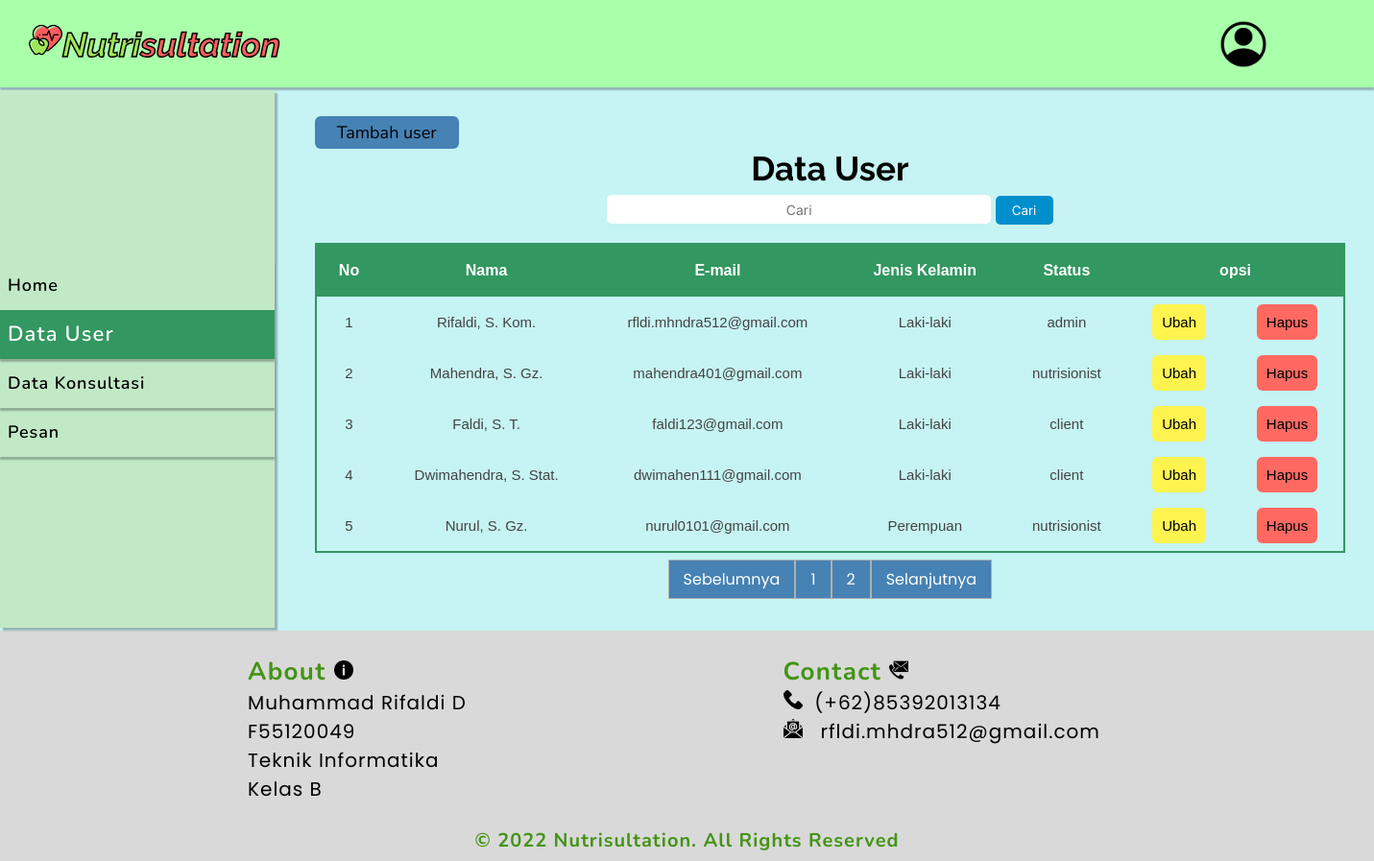
Screenshot of /data_user.php (signed in) with the database file from the repository.
### tables this page shows
CREATE TABLE `user` (
  `id` int(10) NOT NULL,
  `username` varchar(40) NOT NULL,
  `email` varchar(30) NOT NULL,
  `jenis_kelamin` varchar(15) NOT NULL,
  `password` varchar(12) NOT NULL,
  `status` varchar(20) NOT NULL
);

### data_user.php (the view, shortened to what this page needs)
<?php
	$connect=mysqli_connect('localhost','root','','nutrisultation');
?>
<!DOCTYPE html>
<html>
<head>
	<link rel="stylesheet" type="text/css" href="assets/css/style.css">
</head>
<body>
	<header>
		<nav class="navbar">
				<div class="container nav-wrapper">
					<div class="logo-wrap">
						<a href="#" class="logo"><img class="logo-img" src="pict/health.png" >Nutri<span>sultation</span></a>
					</div>
					<div class="toggle">
						<img src="pict/account.png" width="50px">
					</div>
				</div>
		</nav>
	</header>
	<div class="dashboard">
			<div class="navi">
				<ul>
					<li><a href="admin_dashboard.php">Home</a></li>
					<li class="active"><a class="hidup" href="data_user.php">Data User</a></li>
					<li><a href="konsultasi_admin.php">Data Konsultasi</a></li>
					<li><a href="pesan.php">Pesan</a></li>
				</ul>
			</div>
			<?php $batas = 5;
            $halaman = isset($_GET['halaman']) ? (int)$_GET['halaman'] : 1;
            $halaman_awal = ($halaman >1 ) ? ($halaman * $batas)-$batas : 0;
            $sebelumnya = $halaman - 1;
            $selanjutnya = $halaman + 1;
            $data = mysqli_query($connect,"SELECT * FROM user");
            $jumlah_data = mysqli_num_rows($data);
            $total_halaman = ceil($jumlah_data / $batas);
            if (!isset ($_GET['cari'])) {
                    $data_user = mysqli_query($connect,"SELECT * FROM user LIMIT $halaman_awal, $batas ");
            }else{
            	$cari=$_GET['cari'];
            	 $data_user=mysqli_query($connect,"SELECT * FROM user WHERE username LIKE '%".$cari."%'
                            OR status LIKE '%".$cari."%' OR email LIKE '%".$cari."%' OR jenis_kelamin LIKE '%".$cari."%' ");
            }
            ?>
			<div class="isi-data">
				<a class="btn-iya" href="tambah_user.php">Tambah user</a>
				<h2 class="heading">Data User</h2>
			<form action="" method="GET" class="form-cari" >
                            <div class="cari">
                                <input type="text" class="input-cari" placeholder="Cari" name="cari">
                                <button class="btn-cari" type="submit">Cari</button>
                            </div>
                        </form>
				<table class="table1">
					<thead>
						<tr>
							<th>No</th>
							<th>Nama</th>
							<th>E-mail</th>
							<th>Jenis Kelamin</th>
							<th>Status</th>
							<th colspan="2">opsi</th>
						</tr>
					</thead>
 					<?php
                       if (!$data_user-> num_rows>0) {?>
                                    <tr >
                                            <td colspan="7"><b>Data Tidak Ditemukan</b></td>
                                        </tr>
                                <?php }else{?>
                                <tbody>
                                    <?php
                                    $no = 1 + $halaman_awal ;
                                    foreach ($data_user as $key => $item) :
                                    ?>
                                        <tr>
                                            <td><?= $no; ?></td>
                                            <td><?= $item['username']; ?></td>
                                            <td><?= $item['email']; ?></td>
                                            <td><?= $item['jenis_kelamin']; ?></td>
                                            <td><?= $item['status']; ?></td>
                                            <td><a href="data_user_edit.php?id=<?php echo $item['id']?>" class="btn-ubah">Ubah</a></td>
                                             <td><a href="data_user_hapus.php?id=<?php echo $item['id']?>" onclick="return confirm('Yakin menghapus data?')" class="btn-hapus">Hapus</a></td>
                                        </tr>
                                    <?php $no++;
                                    endforeach;
                                }?>
                               </tbody>
				</table>
                            <ul class="pagination" >
                            	<div class="pag-wrap">
                            <li class="page-item">
                                    <a  <?php if ($halaman > 1) : ?>href="?halaman=<?= $sebelumnya; ?>"<?php endif;?>>Sebelumnya</a>
                                </li>
                                <?php for ($nomor_halaman = 1; $nomor_halaman <= $total_halaman; $nomor_halaman++) : ?>
                                <li class="page-item">
                                        <a href="?halaman=<?= $nomor_halaman; ?>"><?=$nomor_halaman;?></a>
                                </li>
                                <?php endfor;?>
                                <li class="page-item">
                                     <a  <?php if ($halaman<$total_halaman) : ?> href="?halaman=<?= $selanjutnya; ?>"<?php endif;?>>Selanjutnya</a>
                                </li>
                            	</div>
                            </ul>
			</div>
		</div>
		<footer>
	<section class="footer">
		<div class="footer-wrapper">
			<div class="footer-left">
				<h2 class="head">About <img src="pict/info.png"></h2>
				<ul class="foot">
					<li>Muhammad Rifaldi D</li>
					<li>F55120049</li>
					<li>Teknik Informatika</li>
					<li>Kelas B</li>
				</ul>
			</div>
			<div class="footer-right">
				<h2 class="head">Contact <img src="pict/contact.png"></h2>
				<ul class="foot">
					<li><img src="pict/phone.png">&nbsp;&nbsp;(+62)85392013134</li>
					<li><img src="pict/email.png">&nbsp; &nbsp;rfldi.mhdra512@gmail.com</li>
				</ul>
			</div>
		</div>
	</section>
	<p class="copyright" align="center">© 2022 Nutrisultation. All Rights Reserved</p>
</footer>
</body>
</html>

### assets/css/style.css (style rules this page uses)
:root { --main-color : #000000; --second_color : #F0DF00; --body-color : #aeea; --nav-color : #FFFFFF; --main-font: 'Poppins', sans-serif; --heading-font: 'Raleway', sans-serif; --logo-font:'Inter', sans-serif; --sub_font: 'Nunito', sans-serif; }
body { background-color: var(--body-color) ; font-family: var(--main-font); overflow-x: hidden; }
* { margin: 0; padding: 0; box-sizing: border-box; list-style: none; text-decoration: none; }
.container { max-width: 1350px; }
.navbar { background-color: #aaffaa; box-shadow: 0px 3px 1.5px rgba(0, 0, 0, 0.25); }
.navbar .nav-wrapper { padding: 30px; display: flex; justify-content: space-between; align-items: center; font-size: 24px; height: 91px; }
.toggle { position:relative ; width: 50px; height: 50px; }
.logo { font-size: 35px; font-family: var(--heading-font); font-weight: bold; font-style: italic; color: #A0E557; -webkit-text-stroke: 1.5px #000000; }
.logo-img { width: 35px; height: 35px; }
.logo span { color: #FF5D5D; }
footer { padding-top: 50px; height: 240px; left: 0px; bottom: 0px; background: #D9D9D9; }
.footer-wrapper { margin: auto; display: flex; flex-wrap: wrap; }
.footer { margin-top: -25px; margin-right: 58px; margin-left: 258px; }
.footer-wrapper .footer-left { flex: 0 0 50%; }
.head { font-family: 'Nunito'; font-style: normal; font-weight: 700; font-size: 26px; line-height: 35px; letter-spacing: 0.05em; align-content: center; color: #439414; }
.foot { font-family: 'Poppins'; font-style: normal; font-weight: 400; font-size: 20px; letter-spacing: 0.05em; padding-bottom: 25px; }
.head img { width: 20px; height: 20px; }
.foot img { width: 20px; height: 20px; }
.copyright { text-decoration-line: black; font-family: 'Nunito'; font-style: normal; font-weight: 700; font-size: 20px; line-height: 27px; letter-spacing: 0.05em; color: #439414; }
.navi { margin-top: 3px; margin-bottom: 3px; box-shadow: 3px 3px 1.5px rgba(0, 0, 0, 0.25); width: 20%; min-height: 560px; max-height: 2000px; background-color: #C2E9C6; text-decoration: none; align-content: center; }
.dashboard { display: flex; justify-content: space-between; }
.navi li { padding: 8px; box-shadow: 0px 3px 1.5px rgba(0, 0, 0, 0.25); align-items: center; }
.navi li a { width: 100%; align-items: center; color: #000000; font-family: 'Nunito'; font-style: normal; font-weight: 600; font-size: 18px; line-height: 35px; letter-spacing: 0.05em; }
.navi li.active { background-color: #329760; color: white; }
ul a.hidup { color: white; font-size: 22px; }
.isi-data { display: flex; flex-direction: column; margin: 30px; width: 75%; }
.heading { display: flex; justify-content: center; font-family: 'Raleway'; font-style: normal; font-weight: 700; font-size: 35px; text-align: center; color: #000000; }
.table1 { margin-top: 12px; font-family: sans-serif; color: #444; border-collapse: collapse; border: 2px solid #329760; }
.table1 tr th { font-size: 16px; background: #329760; color: #FFFFFF; font-weight: bold; }
.table1, th, td { font-size: 15px; padding: 18px 18px; text-align: center; }
.btn-ubah { font-family: sans-serif; font-size: 15px; text-decoration: none; color: #000; border-radius: 6px; padding: 10px; background-color: #fff44f; }
.btn-hapus { font-family: sans-serif; font-size: 15px; text-decoration: none; color: black; border-radius: 6px; padding: 10px; background-color: #ff6961; border: none; }
.pagination { margin-top: 15px; display: flex; align-items: center; justify-content: center; }
.pag-wrap { display: flex; }
.page-item a { border: 1px solid #AFAFAF; padding: 8px 15px; color: white; background-color: steelblue; }
.form-cari { height: 45px; width: 100%; display: flex; align-items: center; justify-content: center; }
.input-cari { background-color: #FFFFFF; height: 30px; font-family: 'Inter'; font-style: normal; font-weight: 400; font-size: 14px; text-align: center; color: #000000; width: 400px; justify-content: center; border: none; border-radius: 5px; }
.btn-cari { font-family: 'inter'; text-align: center; justify-content: center; height: 30px; width: 60px; color: white; border: none; border-radius: 5px; background-color: #008ecc; }
.btn-iya { text-align: center; justify-content: center; max-width: 150px; font-family: nunito; font-size: 18px; text-decoration: bold; color: black; border-radius: 6px; padding: 5px; background-color: steelblue; border: none; }

### rows the page displays
user: username "Rifaldi, S. Kom.", email "rfldi.mhndra512@gmail.com", jenis_kelamin "Laki-laki", status "admin"
user: username "Mahendra, S. Gz.", email "mahendra401@gmail.com", jenis_kelamin "Laki-laki", status "nutrisionist"
user: username "Faldi, S. T.", email "faldi123@gmail.com", jenis_kelamin "Laki-laki", status "client"
user: username "Dwimahendra, S. Stat.", email "dwimahen111@gmail.com", jenis_kelamin "Laki-laki", status "client"
user: username "Nurul, S. Gz.", email "nurul0101@gmail.com", jenis_kelamin "Perempuan", status "nutrisionist"
